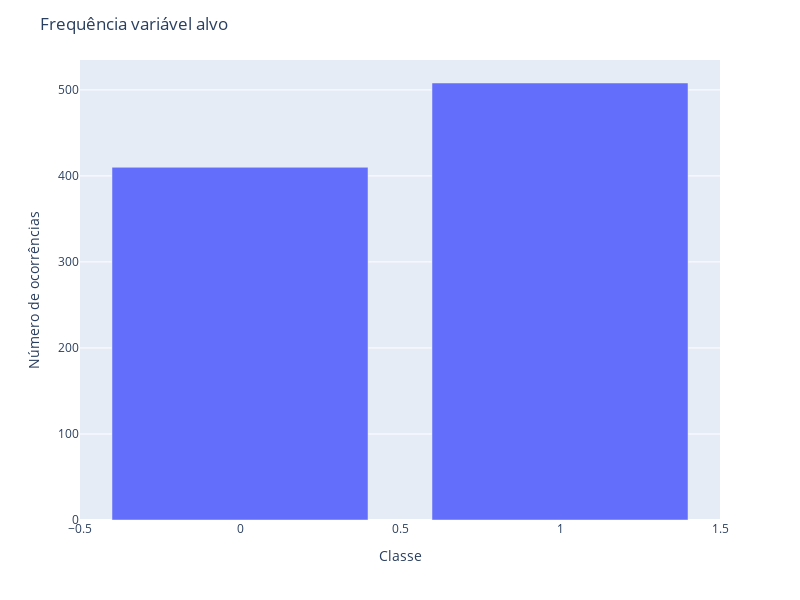

The notebook cell saved with this chart:
### Code cell
column = 'HeartDisease'
plt.figure(figsize=(10, 10))
fig = px.bar(df[column].value_counts(), x=df[column].value_counts().index, y=df[column].value_counts().values)
fig.update_layout(title_text=f"Frequência variável alvo", xaxis_title='Classe', yaxis_title="Número de ocorrências")
fig.update_layout(width=800, height=600)
#fig.update_yaxes(range=[50, 220])
fig.show()

### Figure 1 — Plotly figure (JSON) as saved in the notebook; plotly's stock layout.template omitted (floating-point values rounded to 4 significant figures)
{"data": [{"alignmentgroup": "True", "hovertemplate": "x=%{x}<br>y=%{y}<extra></extra>", "legendgroup": "", "marker": {"color": "#636efa", "pattern": {"shape": ""}}, "name": "", "offsetgroup": "", "orientation": "v", "showlegend": false, "textposition": "auto", "type": "bar", "x": [1, 0], "xaxis": "x", "y": [508, 410], "yaxis": "y"}], "layout": {"barmode": "relative", "height": 600, "legend": {"tracegroupgap": 0}, "margin": {"t": 60}, "title": {"text": "Frequência variável alvo"}, "width": 800, "xaxis": {"anchor": "y", "domain": [0, 1], "title": {"text": "Classe"}}, "yaxis": {"anchor": "x", "domain": [0, 1], "title": {"text": "Número de ocorrências"}}}}
